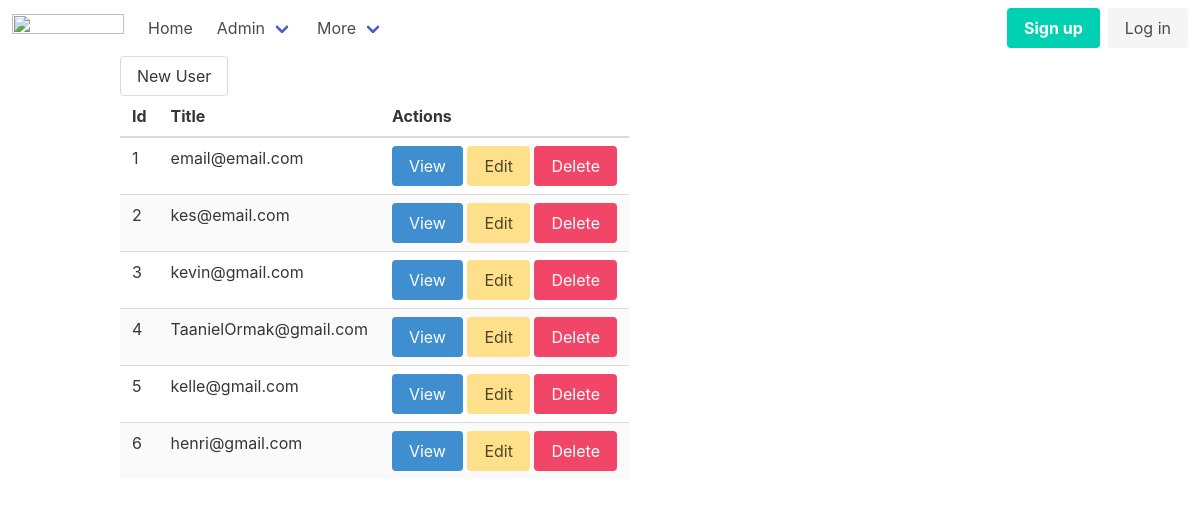
The page /admin/users on the database as committed earlier.
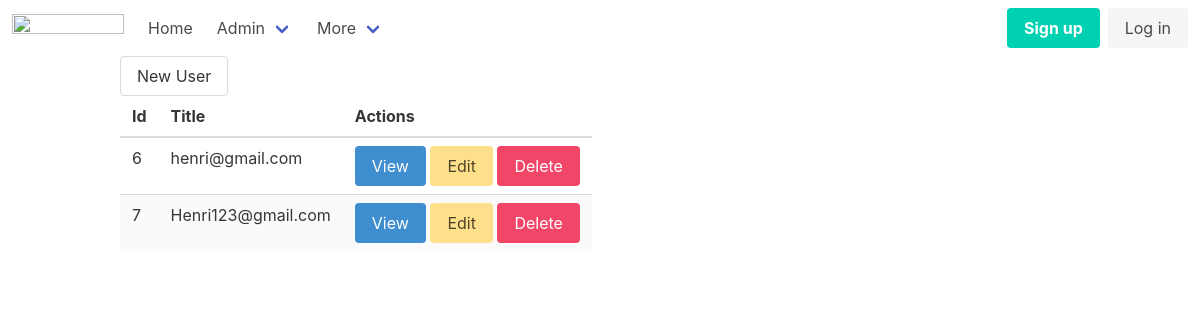
The same page on the database as committed later.
### tables this page shows
CREATE TABLE users
(
    id       integer
        primary key autoincrement,
    email    text not null
        unique,
    password text not null
);

### src/Router.php (called while the page is built, shortened)
<?php
class Router {
public static $routes = [];
public $path;
public $method;
public function __construct($path, $method){
    $this ->path = parse_url($path, PHP_URL_PATH);
    $this ->method = $method;
}
public function match(){
    foreach(self::$routes as $route){
        if(strtolower($route['path']) === strtolower($this -> path) && $this->method === $route['method']){
            return $route;
        }
    }
    return false;
}
public static function addRoute($method, $path, $action){
    self::$routes[] = [
        'method' => $method,
        'path' => $path,
        'action' => $action
        ];
    }
}

### helpers.php (called while the page is built, shortened)
<?php
function view($viewName, $wars = []){
    extract($wars);
    include __DIR__ . "/views/$viewName.php";
}
function auth(){
    return User::auth();
}

### src/Controllers/UserController.php (called while the page is built, shortened)
<?php
class UserController {
    public function index(){
        $users = User::all();
        view('users/index', compact('users'));
    }
}

### src/Models/User.php (called while the page is built, shortened)
<?php
 Class User extends Model {
public static function auth(){
    return false;
    }
}

### src/DB.php (called while the page is built, shortened)
<?php
class DB {
    private $conn;
    public function __construct(){
        try {
            $this->conn = new PDO("sqlite:db.sqlite");
            $this->conn->setAttribute(PDO::ATTR_ERRMODE, PDO::ERRMODE_EXCEPTION);
        } catch(PDOException $e) {
                echo "Connection failed: " . $e->getMessage();
        }
    }
    public function all($table, $class){
        $stmt = $this->conn->prepare("SELECT * FROM $table");
        $stmt->execute();
        $stmt->setFetchMode(PDO::FETCH_CLASS,$class);
        return $stmt->fetchAll();
    }
  }

### src/Models/Model.php (called while the page is built, shortened)
<?php
class Model {
    public static $table;
    public static function all(){
        $db = new DB();
        return $db->all(static::$table, static::class);
    }
}

### views/users/index.php (the view)
<?php include __DIR__ . '/../partials/Header.php'; ?>
<div class="container">
    <a href="/admin/users/new" class="button is-priamry">New User</a>
    <table class="table is-striped">
        <thead>
            <th>Id</th>
            <th>Title</th>
            <th>Actions</th>
        </thead>
        <tbody>
        <?php foreach ($users as $user) : ?>
            <tr>
                <td><?=$user->id?></td>
                <td><?=$user->email?></td>
                <td>
                    <a class="button is-info" href="/admin/users/view?id=<?=$user->id?>">View</a>
                    <a class="button is-warning" href="/admin/users/edit?id=<?=$user->id?>">Edit</a>
                    <a class="button is-danger" href="/admin/users/delete?id=<?=$user->id?>">Delete</a>
                </td>
            </tr>
            <?php endforeach; ?>
        </tbody>
    </table>
</div>
<?php include __DIR__ . '/../partials/footer.php'; ?>

### public/index.php (shortened to what this page needs)
<?php
require __DIR__ . '/../helpers.php';
$router = new Router($_SERVER['REQUEST_URI'], $_SERVER['REQUEST_METHOD']);
$match = $router ->match();
if($match){
    if(is_callable($match['action'])){
        call_user_func($match['action']);
    } else if(is_array($match['action'])){
        $controller = new $class();
        $method = $match['action'][1];
        $controller->$method();
    }
} else {
    echo 404;
}

### views/partials/Header.php (shortened to what this page needs)
<!DOCTYPE html>
<html lang="en">
<head>
    <link rel="stylesheet" href="https://cdn.jsdelivr.net/npm/bulma@0.9.4/css/bulma.min.css">
</head>
<body>
<?php include __DIR__ . '/nav.php'; ?>

### views/partials/nav.php (shortened to what this page needs)
<nav class="navbar" role="navigation" aria-label="main navigation">
  <div class="navbar-brand">
    <a class="navbar-item" href="https://bulma.io">
      <img src="https://bulma.io/images/bulma-logo.png" width="112" height="28">
    </a>
  </div>
  <div id="navbarBasicExample" class="navbar-menu">
    <div class="navbar-start">
      <a class="navbar-item" href="/">
        Home
      </a>
      <div class="navbar-item has-dropdown is-hoverable" href="/admin/articles">
        <a class="navbar-link">
          Admin
        </a>
      </div>
    <div class="navbar-item has-dropdown is-hoverable">
        <a class="navbar-link">
          More
        </a>
      </div>
    </div>
  </div>
    <div class="navbar-end">
      <div class="navbar-item">
        <?php if(auth()): ?>
          <div class="navbar-item has-dropdown is-hoverable">
            <a class="navbar-link">
              <?=auth()->email?>
            </a>
            <div class="navbar-dropdown">
              <a class="navbar-item" href="/logout">
                Logout
              </a>
            </div>
          </div>
        <?php else: ?>
        <div class="buttons">
          <a class="button is-primary" href="/register">
            <strong>Sign up</strong>
          </a>
          <a class="button is-light"  href="/login">
            Log in
          </a>
        </div>
        <?php endif; ?>
      </div>
    </div>
</nav>

Rows that differ between the two databases and show on the page:
removed users: id "1", email "email@email.com"
removed users: id "2", email "kes@email.com"
removed users: id "3", email "kevin@gmail.com"
removed users: id "4", email "TaanielOrmak@gmail.com"
removed users: id "5", email "kelle@gmail.com"
added users: id "7", email "Henri123@gmail.com"
